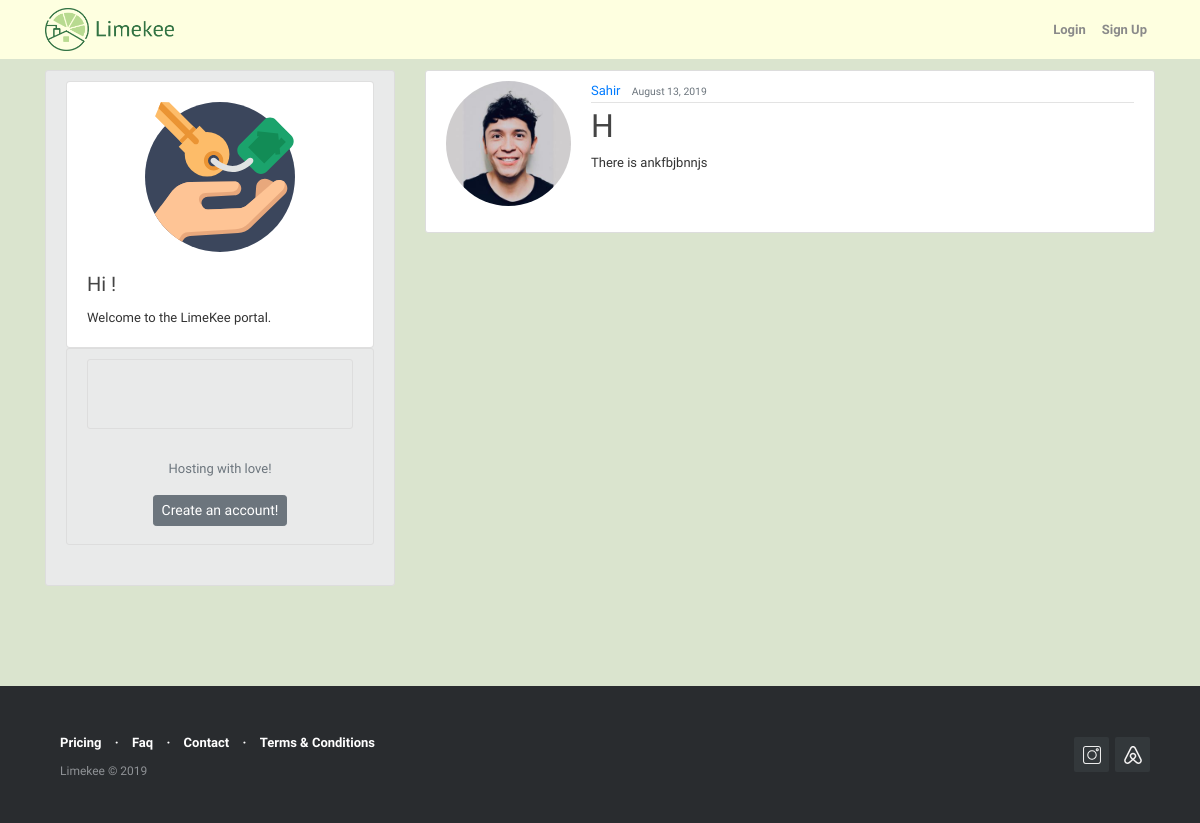
Page /blog/post/35/ on the earlier database version.
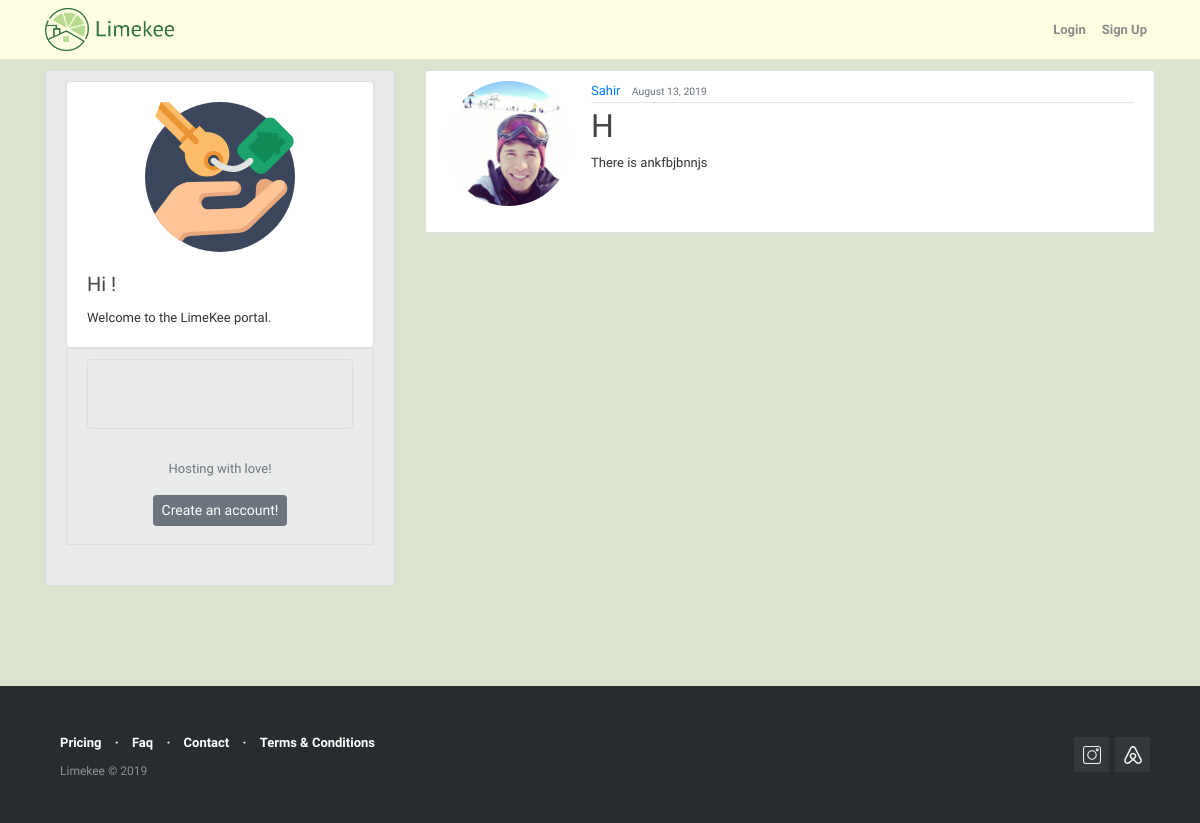
Same page on the later database version.
### blog/models.py (models this page shows, shortened)
class Posts(models.Model):
    title = models.CharField(max_length=100)
    content = models.TextField()
    date_posted = models.DateTimeField(default=timezone.now)
    author = models.ForeignKey(User, on_delete=models.CASCADE)

### users/models.py (models this page shows, shortened)
class Profile(models.Model):
    user = models.OneToOneField(User, on_delete = models.CASCADE)
    first_name = models.CharField(max_length=30, blank=False)
    last_name = models.CharField(max_length=30, blank=False)
    phone_number = models.IntegerField(blank=True, null=True)
    image = models.ImageField (default = 'default.png', upload_to='profile_pics')

### blog/views.py (the view)
# urls.py: path('post/<int:pk>/', PostDetailView.as_view(), name='post-detail'),
class PostDetailView(DetailView):
    model = Posts

### blog/templates/blog/posts_detail.html (shortened to what this page needs)
{% extends "blog/base.html" %}
{% block content %}
      <article class="media content-section">
        <img class="rounded-circle account-img" src="{{ object.author.profile.image.url }}" alt="Author picture">
         <div class="media-body">
           <div class="article-metadata">
           <a class="mr-2" href="{% url 'user-posts' object.author.username %}">{{ object.author }}</a>
           <small class="text-muted">{{ object.date_posted|date:"F d, Y"}}</small>
         </div>
        <h2 class="article-title" >{{ object.title }}</h2>
        <p class="article-content">{{ object.content }}</p>
       </div>
     </article>
{% endblock content %}

Differences in the rows shown:
changed through a linked row, Posts "There is ankfbjbnnjs": author.profile.image: a different picture
